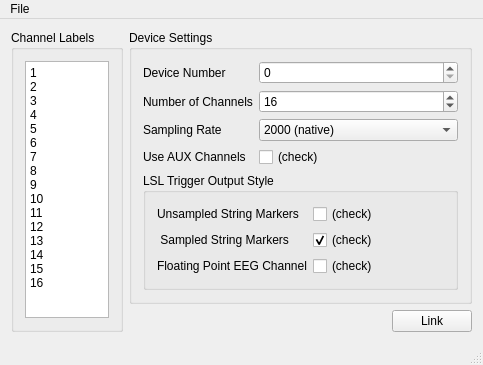
<?xml version="1.0" encoding="UTF-8"?>
<ui version="4.0">
 <class>MainWindow</class>
 <widget class="QMainWindow" name="MainWindow">
  <property name="geometry">
   <rect>
    <x>0</x>
    <y>0</y>
    <width>439</width>
    <height>334</height>
   </rect>
  </property>
  <property name="windowTitle">
   <string>V-Amp Connector</string>
  </property>
  <widget class="QWidget" name="centralWidget">
   <layout class="QHBoxLayout" name="horizontalLayout_2">
    <item>
     <widget class="QGroupBox" name="groupBox_2">
      <property name="title">
       <string>Channel Labels</string>
      </property>
      <layout class="QGridLayout" name="gridLayout">
       <item row="0" column="0">
        <widget class="QPlainTextEdit" name="channelLabels">
         <property name="plainText">
          <string>1
2
3
4
5
6
7
8
9
10
11
12
13
14
15
16</string>
         </property>
        </widget>
       </item>
      </layout>
     </widget>
    </item>
    <item>
     <layout class="QVBoxLayout" name="verticalLayout">
      <item>
       <widget class="QGroupBox" name="groupBox">
        <property name="title">
         <string>Device Settings</string>
        </property>
        <layout class="QFormLayout" name="formLayout">
         <property name="fieldGrowthPolicy">
          <enum>QFormLayout::AllNonFixedFieldsGrow</enum>
         </property>
         <item row="0" column="0">
          <widget class="QLabel" name="label_4">
           <property name="text">
            <string>Device Number</string>
           </property>
          </widget>
         </item>
         <item row="0" column="1">
          <widget class="QSpinBox" name="deviceNumber">
           <property name="toolTip">
            <string>The number of the USB device (if multiple); the first one is #0.</string>
           </property>
           <property name="minimum">
            <number>0</number>
           </property>
           <property name="maximum">
            <number>256</number>
           </property>
           <property name="value">
            <number>0</number>
           </property>
          </widget>
         </item>
         <item row="1" column="0">
          <widget class="QLabel" name="label_2">
           <property name="text">
            <string>Number of Channels</string>
           </property>
          </widget>
         </item>
         <item row="1" column="1">
          <widget class="QSpinBox" name="channelCount">
           <property name="toolTip">
            <string>This must match the number of entries in the channel list</string>
           </property>
           <property name="minimum">
            <number>0</number>
           </property>
           <property name="maximum">
            <number>256</number>
           </property>
           <property name="singleStep">
            <number>1</number>
           </property>
           <property name="value">
            <number>16</number>
           </property>
          </widget>
         </item>
         <item row="2" column="0">
          <widget class="QLabel" name="label_3">
           <property name="text">
            <string>Sampling Rate</string>
           </property>
          </widget>
         </item>
         <item row="2" column="1">
          <widget class="QComboBox" name="samplingRate">
           <property name="toolTip">
            <string>The sampling rate to use; higher sampling rates require more network bandwidth (and storage space if recording), particularly the very high rates of 10KHz+. The native rates are those that are natively supported by the hardware and the resampled rates are resampled in software  (using a linear-phase sinc resampler that delays the output signal by 5 samples).</string>
           </property>
           <property name="currentIndex">
            <number>4</number>
           </property>
           <item>
            <property name="text">
             <string>100 (resampled)</string>
            </property>
           </item>
           <item>
            <property name="text">
             <string>250 (resampled)</string>
            </property>
           </item>
           <item>
            <property name="text">
             <string>500 (resampled)</string>
            </property>
           </item>
           <item>
            <property name="text">
             <string>1000 (resampled)</string>
            </property>
           </item>
           <item>
            <property name="text">
             <string>2000 (native)</string>
            </property>
           </item>
           <item>
            <property name="text">
             <string>5000 high-speed (resampled)</string>
            </property>
           </item>
           <item>
            <property name="text">
             <string>10000 high-speed (resampled)</string>
            </property>
           </item>
           <item>
            <property name="text">
             <string>20000 high speed(native)</string>
            </property>
           </item>
          </widget>
         </item>
         <item row="3" column="0">
          <widget class="QLabel" name="label_7">
           <property name="text">
            <string>Use AUX Channels</string>
           </property>
          </widget>
         </item>
         <item row="3" column="1">
          <widget class="QCheckBox" name="useAUX">
           <property name="toolTip">
            <string>If this is checked then the EEG channels will hold the two AUX signals</string>
           </property>
           <property name="text">
            <string>(check)</string>
           </property>
           <property name="checked">
            <bool>false</bool>
           </property>
          </widget>
         </item>
         <item row="4" column="0" colspan="2">
          <widget class="QGroupBox" name="groupBox_3">
           <property name="title">
            <string>LSL Trigger Output Style</string>
           </property>
           <layout class="QFormLayout" name="formLayout_2">
            <item row="0" column="0">
             <widget class="QLabel" name="label">
              <property name="text">
               <string>Unsampled String Markers</string>
              </property>
             </widget>
            </item>
            <item row="0" column="1">
             <widget class="QCheckBox" name="unsampledMarkers">
              <property name="text">
               <string>(check)</string>
              </property>
             </widget>
            </item>
            <item row="2" column="1">
             <widget class="QCheckBox" name="sampledMarkersEEG">
              <property name="text">
               <string>(check)</string>
              </property>
             </widget>
            </item>
            <item row="2" column="0">
             <widget class="QLabel" name="label_6">
              <property name="text">
               <string>Floating Point EEG Channel</string>
              </property>
             </widget>
            </item>
            <item row="1" column="1">
             <widget class="QCheckBox" name="sampledMarkers">
              <property name="text">
               <string>(check)</string>
              </property>
              <property name="checked">
               <bool>true</bool>
              </property>
             </widget>
            </item>
            <item row="1" column="0">
             <widget class="QLabel" name="label_5">
              <property name="text">
               <string> Sampled String Markers</string>
              </property>
             </widget>
            </item>
           </layout>
          </widget>
         </item>
        </layout>
       </widget>
      </item>
      <item>
       <spacer name="verticalSpacer">
        <property name="orientation">
         <enum>Qt::Vertical</enum>
        </property>
        <property name="sizeHint" stdset="0">
         <size>
          <width>20</width>
          <height>40</height>
         </size>
        </property>
       </spacer>
      </item>
      <item>
       <layout class="QHBoxLayout" name="horizontalLayout">
        <item>
         <spacer name="horizontalSpacer">
          <property name="orientation">
           <enum>Qt::Horizontal</enum>
          </property>
          <property name="sizeHint" stdset="0">
           <size>
            <width>40</width>
            <height>20</height>
           </size>
          </property>
         </spacer>
        </item>
        <item>
         <widget class="QPushButton" name="linkButton">
          <property name="text">
           <string>Link</string>
          </property>
         </widget>
        </item>
       </layout>
      </item>
     </layout>
    </item>
   </layout>
  </widget>
  <widget class="QMenuBar" name="menuBar">
   <property name="geometry">
    <rect>
     <x>0</x>
     <y>0</y>
     <width>439</width>
     <height>21</height>
    </rect>
   </property>
   <widget class="QMenu" name="menuFile">
    <property name="title">
     <string>File</string>
    </property>
    <addaction name="actionLoad_Configuration"/>
    <addaction name="actionSave_Configuration"/>
    <addaction name="separator"/>
    <addaction name="actionQuit_2"/>
   </widget>
   <addaction name="menuFile"/>
  </widget>
  <widget class="QStatusBar" name="statusBar"/>
  <action name="actionLoad_Configuration">
   <property name="text">
    <string>Load Configuration</string>
   </property>
  </action>
  <action name="actionSave_Configuration">
   <property name="text">
    <string>Save Configuration</string>
   </property>
  </action>
  <action name="actionQuit">
   <property name="text">
    <string>Quit</string>
   </property>
  </action>
  <action name="actionQuit_2">
   <property name="text">
    <string>Quit</string>
   </property>
  </action>
 </widget>
 <layoutdefault spacing="6" margin="11"/>
 <resources/>
 <connections/>
</ui>
